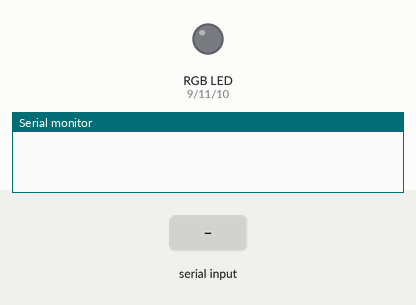
A sketch run on a simulated Arduino Uno, built with avr-gcc and run on an emulated ATmega328P. Shown: an RGB LED mixed from three pins (HIGH = lit), the last lines printed to the serial monitor. Inputs (shaded band) come from the test bench.

Above: at 1.2 s.
1.3 s: "90,45\n" received over Serial
At 1.6 s:
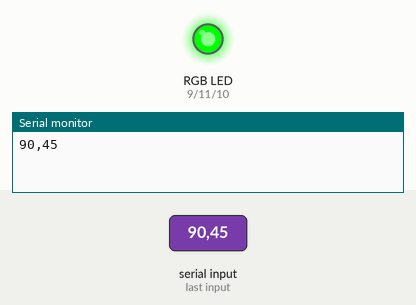
2.8 s: "200\n" received over Serial
At 3.9 s:
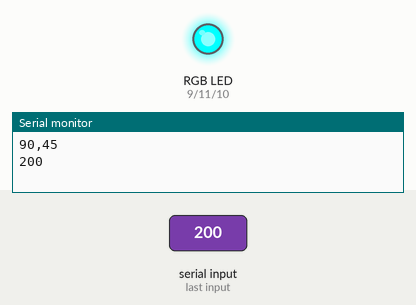
4.3 s: "30,150\n" received over Serial
At 5.2 s:
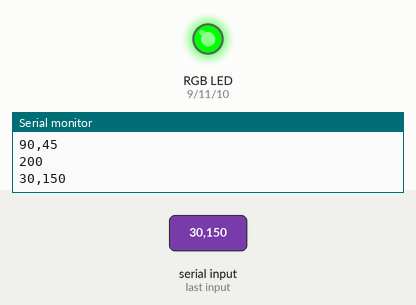
5.8 s: "5\n" received over Serial
At 6.1 s:
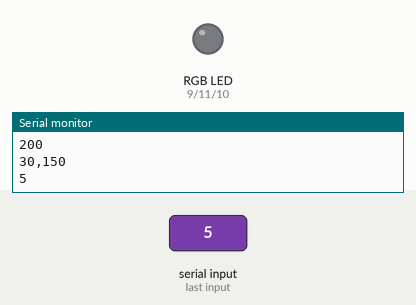
Timing chart, 0 to 8.3 s (numbered marks = the images above; inputs shaded):
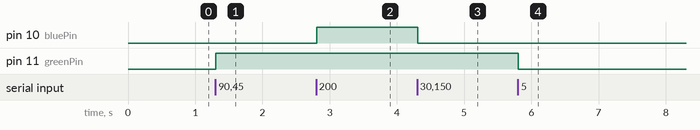

The sketch:

ej_3.ino
```cpp
const int redPin = 9;
const int greenPin = 11;
const int bluePin = 10;

void setup() {
  pinMode(redPin, OUTPUT);
  pinMode(greenPin, OUTPUT);
  pinMode(bluePin, OUTPUT);
  Serial.begin(9600);
}

void loop() {

  String cmd;
  int r, g, b;
  if (Serial.available() != 0) {
    cmd = Serial.readStringUntil('\n');
    Serial.println(cmd);
    cmd.trim();

    int r = cmd[0] - '0';
    int g = cmd[1] - '0';
    int b = cmd[2] - '0';


    set_led(r, g, b);
  }
}

void set_led(int r, int g, int b){

  if (r){
    digitalWrite(redPin, LOW);
  } else {
    digitalWrite(redPin, HIGH);
  }

  if (g){
    digitalWrite(greenPin, LOW);
  } else {
    digitalWrite(greenPin, HIGH);
  }

  if (b){
    digitalWrite(bluePin, LOW);
  } else {
    digitalWrite(bluePin, HIGH);
  }

}

void set_rgb(int r, int g, int b){
  r = 255 - r;
  g = 255 - g;
  b = 255 - b;

  analogWrite(redPin, r);
  analogWrite(greenPin, g);
  analogWrite(bluePin, b);
}
```

Measured:
- after the input at 1.3 s, pin 11 (greenPin): LOW → HIGH at once
- after the input at 2.8 s, pin 10 (bluePin): LOW → HIGH at once
- after the input at 4.3 s, pin 10 (bluePin): HIGH → LOW at once
- after the input at 5.8 s, pin 11 (greenPin): HIGH → LOW at once
